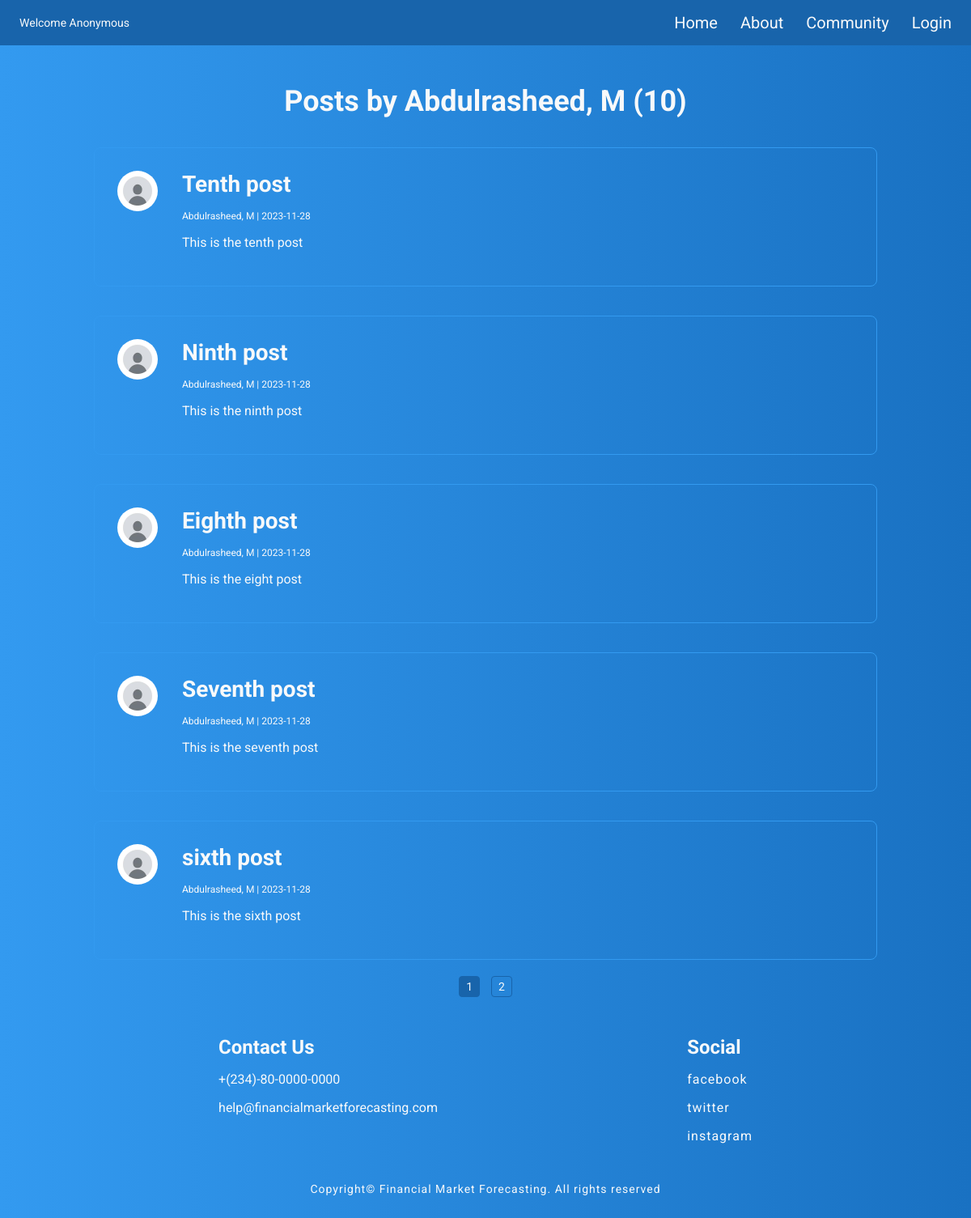
Page /user/mabdulrasheed1210@gmail.com on the earlier database version.
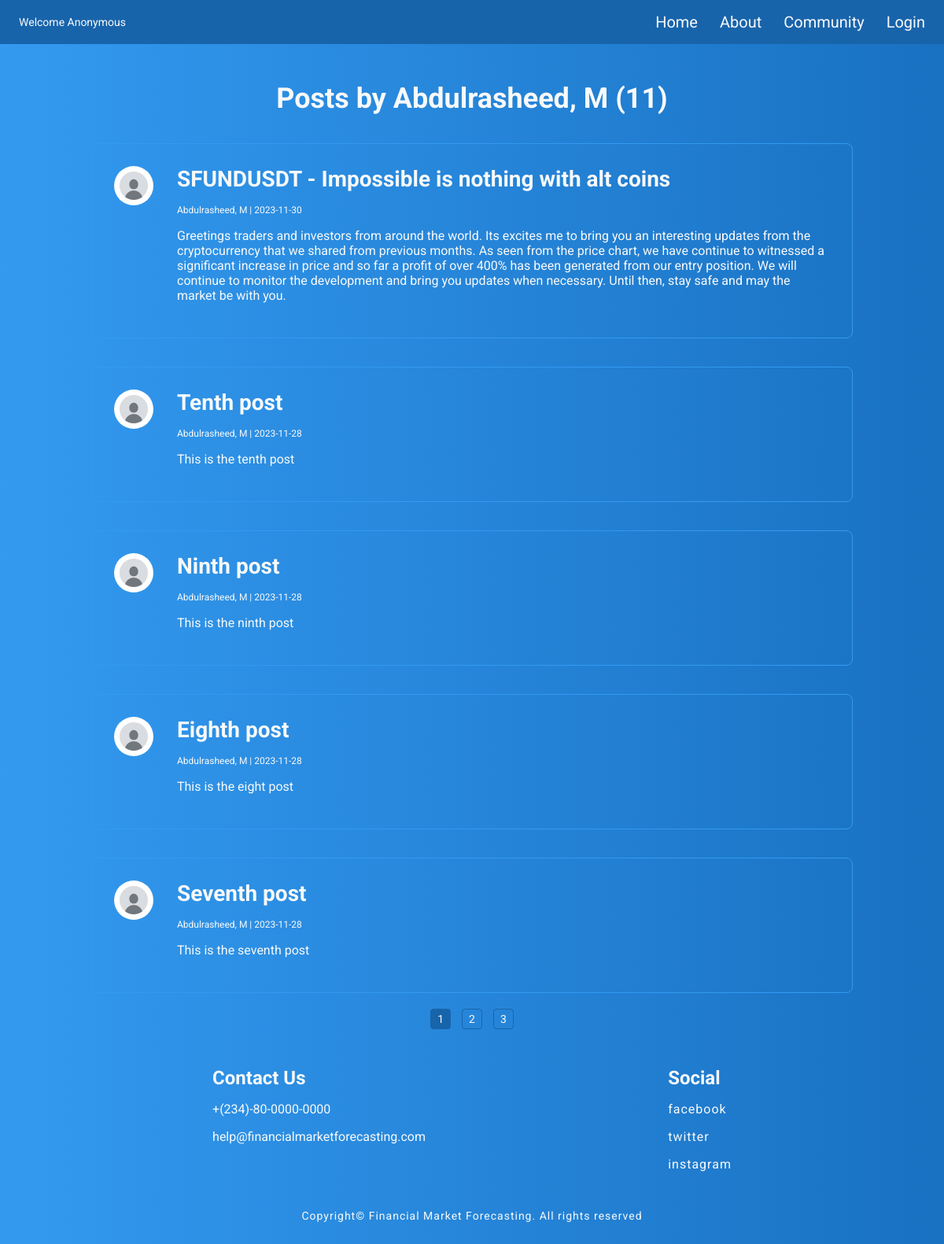
Same page on the later database version.
### forecasting/models.py (models this page shows, shortened)
class User(db.Model, UserMixin):
     id = db.Column(db.Integer, primary_key=True)
     firstname = db.Column(db.String(25), nullable=False)
     lastname = db.Column(db.String(25), nullable=False)
     email = db.Column(db.String(25), unique=True, nullable=False)
     image_file = db.Column(db.String(20), nullable=False, default='default.jpg')
     password = db.Column(db.String(60), nullable=False)
     posts = db.relationship('Post', backref='author', lazy=True)

class Post(db.Model):
     id = db.Column(db.Integer, primary_key=True)
     title = db.Column(db.String(100), nullable=False)
     date_posted = db.Column(db.DateTime, nullable=False, default=datetime.utcnow)
     content = db.Column(db.Text, nullable=False)
     chart = db.Column(db.String(255))
     user_id = db.Column(db.Integer, db.ForeignKey('user.id'), nullable=False)

### forecasting/routes.py (the view)
@app.route("/user/<string:email>")
def user_posts(email):
    page = request.args.get('page', 1, type=int)
    user = User.query.filter_by(email=email).first_or_404()
    posts = Post.query.filter_by(author=user).order_by(Post.date_posted.desc()).paginate(page=page, per_page=5)
    return render_template('user_posts.html', title='User', posts=posts, user=user)

### forecasting/templates/user_posts.html
{% extends "layout.html"%}
{% block content %}
<h1 class="ideas">Posts by {{ user.firstname }}, {{ user.lastname[0] }} ({{ posts.total }})</h1>
{% for post in posts.items %}
<div class="shared-post">
  <div>
    <img src="{{ url_for('static', filename='uploads/' + post.author.image_file)}}" alt="profile" class="user-post-img">
  </div>
  <div class="post-content">
    <a href="{{ url_for('post', post_id=post.id) }}">
      <h3 class="post-content-header">{{ post.title }}</h3>
    </a>
    <p class="post-author-date">{{ post.author.firstname
      }}, {{ post.author.lastname[0] }} | {{
      post.date_posted.strftime('%Y-%m-%d') }}</p>
    <p class="post-comment">{{ post.content }}</p>
  </div>
</div>
{% endfor %}
<div class="pages">
  {% for page_num in posts.iter_pages(left_edge=1, right_edge=1, left_current=1, right_current=2) %}
  {% if page_num %}
  <a href="{{ url_for('user_posts', email= user.email, page=page_num)}}" {% if page_num==posts.page %}class="current" {%
    endif %}>{{
    page_num }}</a>
  {% else %}
  ...
  {% endif %}
  {% endfor %}
</div>
{% endblock content %}

### forecasting/templates/layout.html (shortened to what this page needs)
<!DOCTYPE html>
<html lang="en">
<head>
  <link rel="stylesheet" type="text/css" href="{{ url_for('static', filename='main.css') }}">
</head>
<body>
  <header class="nav-bar">
    {% if current_user.is_authenticated %}
    <p class="greeting">Welcome {{ current_user.firstname }}, {{ current_user.lastname }}</p>
    {% else %}
    <p class="greeting">Welcome Anonymous</p>
    {% endif %}
    <nav class="nav-link">
      <ul class="nav">
        <li><a href="{{ url_for('home') }}">Home</a></li>
        <li><a href="{{ url_for('about') }}">About</a></li>
        <li><a href="{{ url_for('community') }}">Community</a></li>
        {% if current_user.is_authenticated %}
        <li><a href="{{ url_for('new_post') }}">Share</a></li>
        <li><a href="#">Premium</a></li>
        <li><a href="{{ url_for('account') }}">Account</a>
        <li><a href="{{ url_for('logout') }}">Logout </a>
        </li>
        {% else %}
        <li>
          <a href="{{ url_for('login') }}">Login</a>
        </li>
        {% endif %}
      </ul>
    </nav>
  </header>
  <main class="cotainer">
    <section class="content">
      {% block content %} {% endblock content %}
    </section>
    <aside class="aside">
      <div>
        <h5 class="aside-header">Contact Us</h5>
        <ul class="aside-list">
          <li>+(234)-80-0000-0000</li>
          <li>help@financialmarketforecasting.com</li>
        </ul>
      </div>
      <div>
        <h5 class="aside-header">Social</h5>
        <ul class="aside-list">
          <li><a href="#">facebook</a></li>
          <li><a href="#">twitter</a></li>
          <li><a href="#">instagram</a></li>
        </ul>
      </div>
    </aside>
  </main>
  <footer>
    <p class="copyright">Copyright&copy; Financial Market Forecasting. All rights reserved</p>
  </footer>
</body>
</html>

### forecasting/static/main.css (style rules this page uses)
* { margin: 0; padding: 0; color: #f8f9fa; box-sizing: border-box; font-family: 'Roboto', sans-serif; }
body { background: linear-gradient(to right, #339af0, #1971c2); }
.nav-bar { display: flex; position: fixed; width: 100%; top: 0; z-index: 1000; justify-content: space-between; background-color: #1864ab; align-items: center; padding: 16px 24px; margin: 0 auto; }
.greeting { font-size: 14px; }
.nav { display: flex; gap: 28px; align-items: center; font-size: 20px; list-style-type: none; }
.nav-link a { text-decoration: none; }
.cotainer { max-width: 1000px; margin-top: 60px; margin-left: auto; margin-right: auto; position: relative; padding: 0 16px; }
.copyright { font-size: 14px; text-align: center; letter-spacing: 1px; margin-bottom: 44px; padding: 8px 0; }
.aside { display: flex; justify-content: space-around; margin-top: 44px; margin-bottom: 24px; }
.aside-header { font-size: 24px; }
.aside-list { display: flex; flex-direction: column; list-style-type: none; gap: 16px; margin: 16px 0; }
.aside-list a { text-decoration: none; font-size: 16px; letter-spacing: 1px; }
.email, .password, .confirm-password, .firstname, .lastname, .title, .content { display: flex; flex-direction: column; font-size: 24px; margin-top: 16px; }
.ideas { font-size: 36px; text-align: center; margin-top: 44px; }
.shared-post { display: flex; margin-top: 36px; border-radius: 8px; padding: 28px; border: 1px solid #339af0; gap: 20px; }
.user-post-img { width: 50px; height: 50px; border-radius: 50%; }
.post-content { margin-left: 10px; display: flex; flex-direction: column; }
.post-content a { text-decoration: none; }
.post-content-header { font-size: 28px; margin-bottom: 16px; }
.post-author-date { font-size: 12px; margin-bottom: 16px; }
.post-comment { font-size: 16px; margin-bottom: 16px; }
.pages { text-align: center; margin-top: 16px; }
.pages a { display: inline-block; font-size: 14px; margin: 4px; padding: 4px 8px; text-decoration: none; border: 1px solid #1864ab; border-radius: 4px; }
.pages .current { background-color: #1864ab; }

Differences in the rows shown:
no longer on this page (row unchanged): Post: image_file (placeholder picture), title "sixth post", author.firstname "Abdulrasheed", author "M", date_posted "2023-11-28", content "This is the sixth post"
added Post: image_file (placeholder picture), title "SFUNDUSDT - Impossible is nothing with alt coins", author.firstname "Abdulrasheed", author "M", date_posted "2023-11-30", content "Greetings traders and investors from around the world. Its excites me to bring you an interesting updates from the cryptocurrency that we shared from previous months. As seen from the price chart, we have continue to witnessed a significant increase in price and so far a profit of over 400% has been generated from our entry position. We will continue to monitor the development and bring you updates when necessary. Until then, stay safe and may the market be with you."
Other differences:
{{ posts.total }}: "10" → "11"
new list line: "3"
